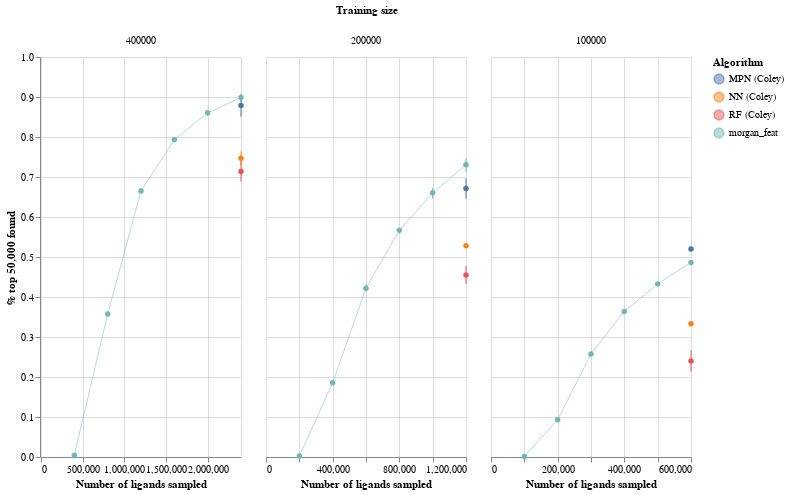

Notebook cell for this chart:
### Code cell
error_bars = alt.Chart(concat).mark_errorbar(extent='ci').encode(
  x=alt.X('N ligands explored:Q',title='Number of ligands sampled'),
  y=alt.Y('% top-k found:Q', title='% top 50,000 found'),
    color=alt.Color('Algorithm')
)

points = alt.Chart(concat).mark_point(filled=True, color='black').encode(
  x=alt.X('N ligands explored:Q'),
  y=alt.Y('% top-k found:Q',aggregate='mean',title='% top 50,000 found'),
    color=alt.Color('Algorithm')
)

line = alt.Chart(concat).mark_line(color='black',size=1,opacity=0.5).encode(
  x=alt.X('N ligands explored:Q'),
  y=alt.Y('% top-k found:Q',aggregate='mean',title='% top 50,000 found'),
    color=alt.Color('Algorithm')
)

ch = (error_bars+points+line).properties(height=400,width=200).facet(
    column=alt.Column('Training size:N',sort=alt.Sort([0.004, 0.002, 0.001])),
).resolve_scale(x='independent')
ch

### Figure 1 — Vega-Lite specification as saved in the notebook (floating-point values rounded to 4 significant figures)
{"config": {"view": {"continuousWidth": 400, "continuousHeight": 300}}, "data": {"name": "data-0221230900dd175db65e74669f0d1037"}, "facet": {"column": {"type": "nominal", "field": "Training size", "sort": [0.004, 0.002, 0.001]}}, "spec": {"layer": [{"mark": {"type": "errorbar", "extent": "ci"}, "encoding": {"color": {"type": "nominal", "field": "Algorithm"}, "x": {"type": "quantitative", "field": "N ligands explored", "title": "Number of ligands sampled"}, "y": {"type": "quantitative", "field": "% top-k found", "title": "% top 50,000 found"}}}, {"mark": {"type": "point", "color": "black", "filled": true}, "encoding": {"color": {"type": "nominal", "field": "Algorithm"}, "x": {"type": "quantitative", "field": "N ligands explored"}, "y": {"type": "quantitative", "aggregate": "mean", "field": "% top-k found", "title": "% top 50,000 found"}}}, {"mark": {"type": "line", "color": "black", "opacity": 0.5, "size": 1}, "encoding": {"color": {"type": "nominal", "field": "Algorithm"}, "x": {"type": "quantitative", "field": "N ligands explored"}, "y": {"type": "quantitative", "aggregate": "mean", "field": "% top-k found", "title": "% top 50,000 found"}}}], "height": 400, "width": 200}, "resolve": {"scale": {"x": "independent"}}, "$schema": "https://vega.github.io/schema/vega-lite/v4.8.1.json", "datasets": {"data-0221230900dd175db65e74669f0d1037": [{"Unnamed: 0": 0.0, "Algorithm": "morgan_feat", "Training size": 400000, "N ligands explored": 400000, "% top-k found": 0.00424}, {"Unnamed: 0": 1.0, "Algorithm": "morgan_feat", "Training size": 400000, "N ligands explored": 800000, "% top-k found": 0.3522}, {"Unnamed: 0": 2.0, "Algorithm": "morgan_feat", "Training size": 400000, "N ligands explored": 1200000, "% top-k found": 0.6579}, {"Unnamed: 0": 3.0, "Algorithm": "morgan_feat", "Training size": 400000, "N ligands explored": 1600000, "% top-k found": 0.7907}, {"Unnamed: 0": 4.0, "Algorithm": "morgan_feat", "Training size": 400000, "N ligands explored": 2000000, "% top-k found": 0.8627}, {"Unnamed: 0": 5.0, "Algorithm": "morgan_feat", "Training size": 400000, "N ligands explored": 2400000, "% top-k found": 0.9003}, {"Unnamed: 0": 6.0, "Algorithm": "morgan_feat", "Training size": 200000, "N ligands explored": 200000, "% top-k found": 0.00218}, {"Unnamed: 0": 7.0, "Algorithm": "morgan_feat", "Training size": 200000, "N ligands explored": 400000, "% top-k found": 0.1824}, {"Unnamed: 0": 8.0, "Algorithm": "morgan_feat", "Training size": 200000, "N ligands explored": 600000, "% top-k found": 0.4191}, {"Unnamed: 0": 9.0, "Algorithm": "morgan_feat", "Training size": 200000, "N ligands explored": 800000, "% top-k found": 0.5731}, {"Unnamed: 0": 10.0, "Algorithm": "morgan_feat", "Training size": 200000, "N ligands explored": 1000000, "% top-k found": 0.6726}, {"Unnamed: 0": 11.0, "Algorithm": "morgan_feat", "Training size": 200000, "N ligands explored": 1200000, "% top-k found": 0.7456}, {"Unnamed: 0": 12.0, "Algorithm": "morgan_feat", "Training size": 100000, "N ligands explored": 100000, "% top-k found": 0.00146}, {"Unnamed: 0": 13.0, "Algorithm": "morgan_feat", "Training size": 100000, "N ligands explored": 200000, "% top-k found": 0.09404}, {"Unnamed: 0": 14.0, "Algorithm": "morgan_feat", "Training size": 100000, "N ligands explored": 300000, "% top-k found": 0.2599}, {"Unnamed: 0": 15.0, "Algorithm": "morgan_feat", "Training size": 100000, "N ligands explored": 400000, "% top-k found": 0.3604}, {"Unnamed: 0": 16.0, "Algorithm": "morgan_feat", "Training size": 100000, "N ligands explored": 500000, "% top-k found": 0.429}, {"Unnamed: 0": 17.0, "Algorithm": "morgan_feat", "Training size": 100000, "N ligands explored": 600000, "% top-k found": 0.4825}, {"Unnamed: 0": 18.0, "Algorithm": "morgan_feat", "Training size": 400000, "N ligands explored": 400000, "% top-k found": 0.00422}, {"Unnamed: 0": 19.0, "Algorithm": "morgan_feat", "Training size": 400000, "N ligands explored": 800000, "% top-k found": 0.3639}, {"Unnamed: 0": 20.0, "Algorithm": "morgan_feat", "Training size": 400000, "N ligands explored": 1200000, "% top-k found": 0.6663}, {"Unnamed: 0": 21.0, "Algorithm": "morgan_feat", "Training size": 400000, "N ligands explored": 1600000, "% top-k found": 0.7892}, {"Unnamed: 0": 22.0, "Algorithm": "morgan_feat", "Training size": 400000, "N ligands explored": 2000000, "% top-k found": 0.8526}, {"Unnamed: 0": 23.0, "Algorithm": "morgan_feat", "Training size": 400000, "N ligands explored": 2400000, "% top-k found": 0.8891}, {"Unnamed: 0": 24.0, "Algorithm": "morgan_feat", "Training size": 200000, "N ligands explored": 200000, "% top-k found": 0.0022}, {"Unnamed: 0": 25.0, "Algorithm": "morgan_feat", "Training size": 200000, "N ligands explored": 400000, "% top-k found": 0.1892}, {"Unnamed: 0": 26.0, "Algorithm": "morgan_feat", "Training size": 200000, "N ligands explored": 600000, "% top-k found": 0.4324}, {"Unnamed: 0": 27.0, "Algorithm": "morgan_feat", "Training size": 200000, "N ligands explored": 800000, "% top-k found": 0.5691}, {"Unnamed: 0": 28.0, "Algorithm": "morgan_feat", "Training size": 200000, "N ligands explored": 1000000, "% top-k found": 0.663}, {"Unnamed: 0": 29.0, "Algorithm": "morgan_feat", "Training size": 200000, "N ligands explored": 1200000, "% top-k found": 0.7327}, {"Unnamed: 0": 30.0, "Algorithm": "morgan_feat", "Training size": 100000, "N ligands explored": 100000, "% top-k found": 0.00118}, {"Unnamed: 0": 31.0, "Algorithm": "morgan_feat", "Training size": 100000, "N ligands explored": 200000, "% top-k found": 0.09392}, {"Unnamed: 0": 32.0, "Algorithm": "morgan_feat", "Training size": 100000, "N ligands explored": 300000, "% top-k found": 0.2579}, {"Unnamed: 0": 33.0, "Algorithm": "morgan_feat", "Training size": 100000, "N ligands explored": 400000, "% top-k found": 0.3656}, {"Unnamed: 0": 34.0, "Algorithm": "morgan_feat", "Training size": 100000, "N ligands explored": 500000, "% top-k found": 0.4348}, {"Unnamed: 0": 35.0, "Algorithm": "morgan_feat", "Training size": 100000, "N ligands explored": 600000, "% top-k found": 0.4882}, {"Unnamed: 0": 36.0, "Algorithm": "morgan_feat", "Training size": 400000, "N ligands explored": 400000, "% top-k found": 0.00388}, {"Unnamed: 0": 37.0, "Algorithm": "morgan_feat", "Training size": 400000, "N ligands explored": 800000, "% top-k found": 0.3566}, {"Unnamed: 0": 38.0, "Algorithm": "morgan_feat", "Training size": 400000, "N ligands explored": 1200000, "% top-k found": 0.6717}, {"Unnamed: 0": 39.0, "Algorithm": "morgan_feat", "Training size": 400000, "N ligands explored": 1600000, "% top-k found": 0.8001}, {"Unnamed: 0": 40.0, "Algorithm": "morgan_feat", "Training size": 400000, "N ligands explored": 2000000, "% top-k found": 0.866}, {"Unnamed: 0": 41.0, "Algorithm": "morgan_feat", "Training size": 400000, "N ligands explored": 2400000, "% top-k found": 0.9061}, {"Unnamed: 0": 42.0, "Algorithm": "morgan_feat", "Training size": 200000, "N ligands explored": 200000, "% top-k found": 0.0023}, {"Unnamed: 0": 43.0, "Algorithm": "morgan_feat", "Training size": 200000, "N ligands explored": 400000, "% top-k found": 0.1857}, {"Unnamed: 0": 44.0, "Algorithm": "morgan_feat", "Training size": 200000, "N ligands explored": 600000, "% top-k found": 0.4149}, {"Unnamed: 0": 45.0, "Algorithm": "morgan_feat", "Training size": 200000, "N ligands explored": 800000, "% top-k found": 0.5582}, {"Unnamed: 0": 46.0, "Algorithm": "morgan_feat", "Training size": 200000, "N ligands explored": 1000000, "% top-k found": 0.6462}, {"Unnamed: 0": 47.0, "Algorithm": "morgan_feat", "Training size": 200000, "N ligands explored": 1200000, "% top-k found": 0.7135}, {"Unnamed: 0": 48.0, "Algorithm": "morgan_feat", "Training size": 100000, "N ligands explored": 100000, "% top-k found": 0.00114}, {"Unnamed: 0": 49.0, "Algorithm": "morgan_feat", "Training size": 100000, "N ligands explored": 200000, "% top-k found": 0.0918}, {"Unnamed: 0": 50.0, "Algorithm": "morgan_feat", "Training size": 100000, "N ligands explored": 300000, "% top-k found": 0.255}, {"Unnamed: 0": 51.0, "Algorithm": "morgan_feat", "Training size": 100000, "N ligands explored": 400000, "% top-k found": 0.3655}, {"Unnamed: 0": 52.0, "Algorithm": "morgan_feat", "Training size": 100000, "N ligands explored": 500000, "% top-k found": 0.4348}, {"Unnamed: 0": 53.0, "Algorithm": "morgan_feat", "Training size": 100000, "N ligands explored": 600000, "% top-k found": 0.4879}, {"Unnamed: 0": null, "Algorithm": "RF (Coley)", "Training size": 400000, "N ligands explored": 2400000, "% top-k found": 0.6883}, {"Unnamed: 0": null, "Algorithm": "RF (Coley)", "Training size": 400000, "N ligands explored": 2400000, "% top-k found": 0.714}, {"Unnamed: 0": null, "Algorithm": "RF (Coley)", "Training size": 400000, "N ligands explored": 2400000, "% top-k found": 0.7397}, {"Unnamed: 0": null, "Algorithm": "NN (Coley)", "Training size": 400000, "N ligands explored": 2400000, "% top-k found": 0.7299}, {"Unnamed: 0": null, "Algorithm": "NN (Coley)", "Training size": 400000, "N ligands explored": 2400000, "% top-k found": 0.747}, {"Unnamed: 0": null, "Algorithm": "NN (Coley)", "Training size": 400000, "N ligands explored": 2400000, "% top-k found": 0.7641}, {"Unnamed: 0": null, "Algorithm": "MPN (Coley)", "Training size": 400000, "N ligands explored": 2400000, "% top-k found": 0.8508}, {"Unnamed: 0": null, "Algorithm": "MPN (Coley)", "Training size": 400000, "N ligands explored": 2400000, "% top-k found": 0.879}, {"Unnamed: 0": null, "Algorithm": "MPN (Coley)", "Training size": 400000, "N ligands explored": 2400000, "% top-k found": 0.9072}, {"Unnamed: 0": null, "Algorithm": "RF (Coley)", "Training size": 200000, "N ligands explored": 1200000, "% top-k found": 0.433}, {"Unnamed: 0": null, "Algorithm": "RF (Coley)", "Training size": 200000, "N ligands explored": 1200000, "% top-k found": 0.455}, {"Unnamed: 0": null, "Algorithm": "RF (Coley)", "Training size": 200000, "N ligands explored": 1200000, "% top-k found": 0.477}, {"Unnamed: 0": null, "Algorithm": "NN (Coley)", "Training size": 200000, "N ligands explored": 1200000, "% top-k found": 0.5219}, {"Unnamed: 0": null, "Algorithm": "NN (Coley)", "Training size": 200000, "N ligands explored": 1200000, "% top-k found": 0.528}, {"Unnamed: 0": null, "Algorithm": "NN (Coley)", "Training size": 200000, "N ligands explored": 1200000, "% top-k found": 0.5341}, {"Unnamed: 0": null, "Algorithm": "MPN (Coley)", "Training size": 200000, "N ligands explored": 1200000, "% top-k found": 0.6453}, {"Unnamed: 0": null, "Algorithm": "MPN (Coley)", "Training size": 200000, "N ligands explored": 1200000, "% top-k found": 0.671}, {"Unnamed: 0": null, "Algorithm": "MPN (Coley)", "Training size": 200000, "N ligands explored": 1200000, "% top-k found": 0.6967}, {"Unnamed: 0": null, "Algorithm": "RF (Coley)", "Training size": 100000, "N ligands explored": 600000, "% top-k found": 0.2131}, {"Unnamed: 0": null, "Algorithm": "RF (Coley)", "Training size": 100000, "N ligands explored": 600000, "% top-k found": 0.24}, {"Unnamed: 0": null, "Algorithm": "RF (Coley)", "Training size": 100000, "N ligands explored": 600000, "% top-k found": 0.2669}, {"Unnamed: 0": null, "Algorithm": "NN (Coley)", "Training size": 100000, "N ligands explored": 600000, "% top-k found": 0.3293}, {"Unnamed: 0": null, "Algorithm": "NN (Coley)", "Training size": 100000, "N ligands explored": 600000, "% top-k found": 0.333}, {"Unnamed: 0": null, "Algorithm": "NN (Coley)", "Training size": 100000, "N ligands explored": 600000, "% top-k found": 0.3367}, {"Unnamed: 0": null, "Algorithm": "MPN (Coley)", "Training size": 100000, "N ligands explored": 600000, "% top-k found": 0.5139}, {"Unnamed: 0": null, "Algorithm": "MPN (Coley)", "Training size": 100000, "N ligands explored": 600000, "% top-k found": 0.52}, {"Unnamed: 0": null, "Algorithm": "MPN (Coley)", "Training size": 100000, "N ligands explored": 600000, "% top-k found": 0.5261}]}}
